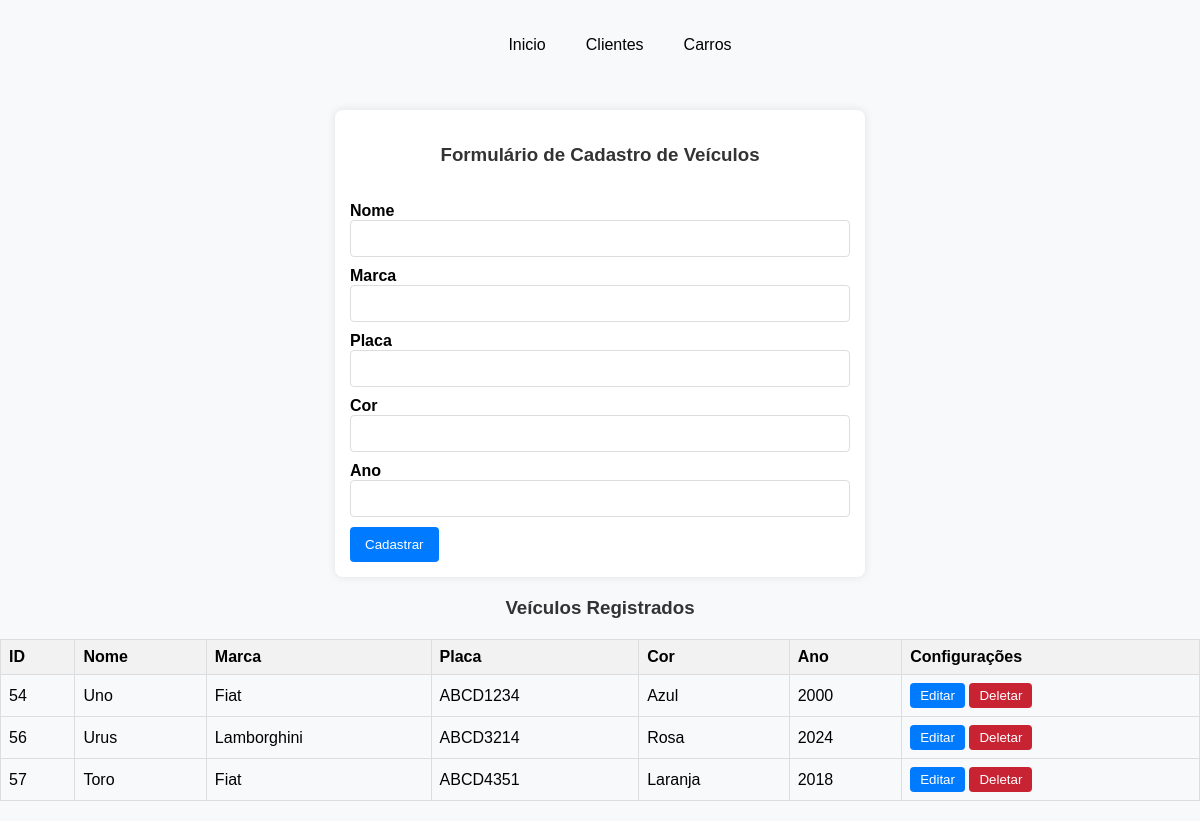
/core/carros, run on the app's committed database.
### core/models.py (models this page shows, shortened)
class Carro(models.Model):
    nome = models.CharField(max_length=50, null=False, default="")
    marca = models.CharField(max_length=100, null=False, default="")
    placa = models.CharField(max_length=8, null=False, default="", unique=True)
    cor = models.CharField(max_length=20, null=False, default="")
    ano = models.IntegerField(null=False)
    cliente = models.ForeignKey(to='Cliente', on_delete=models.CASCADE, null=True)

### core/views.py (the view)
# urls.py: path('carros', views.homeCarros, name="homeCarros"),
def homeCarros(request):
    carros = Carro.objects.all()
    return render(request, "carros.html", {'carros': carros})

### core/static/templates/carros.html (shortened to what this page needs)
{% extends 'base.html' %}
{% block body %}
<div class="formulario">
  <form name="formulario-cadastro" action="{% url 'salvar' %}" method="post">
    <h3>Formulário de Cadastro de Veículos</h3>
    <br>
    <label for="nome"><strong>Nome</strong></label>
    <input type="text" name="nome" required>
    <label for="marca"><strong>Marca</strong></label>
    <input type="text" name="marca" required>
    <label for="placa"><strong>Placa</strong></label>
    <input type="text" name="placa" required>
    <label for="cor"><strong>Cor</strong></label>
    <input type="text" name="cor" required>
    <label for="ano"><strong>Ano</strong></label>
    <input type="text" name="ano" required>
    <button type="submit">Cadastrar</button>
  </form>
</div>
<div class="Tabela">
  <h3>Veículos Registrados</h3>
  <table>
    <thead>
      <tr>
        <th>ID</th>
        <th>Nome</th>
        <th>Marca</th>
        <th>Placa</th>
        <th>Cor</th>
        <th>Ano</th>
        <th>Configurações</th>
      </tr>
    </thead>
    <tbody>
      {% for carro in carros %}
      <tr>
        <td>{{ carro.id }}</td>
        <td>{{ carro.nome }}</td>
        <td>{{ carro.marca }}</td>
        <td>{{ carro.placa }}</td>
        <td>{{ carro.cor }}</td>
        <td>{{ carro.ano }}</td>
        <td>
          <a href="{% url 'editarCarro' carro.id %}">
            <button class="botoes" id="editar">Editar</button>
          </a>
          <a href="{% url 'delete' carro.id %}">
            <button class="botoes" id="deletar">Deletar</button>
          </a>
        </td>
      </tr>
      {% endfor %}
    </tbody>
  </table>
</div>
{% endblock %}

### core/static/css/base.css (style rules this page uses)
body { font-family: Arial, sans-serif; margin: 0; padding: 0; background-color: #f8f9fa; }
h1, h3 { text-align: center; color: #333; }
a { color: #007bff; text-decoration: none; }
table { border-collapse: collapse; width: 100%; text-align: left; margin: 20px 0; }
th, td { border: 1px solid #ddd; padding: 8px; }
thead tr { background-color: #f2f2f2; }
.botoes { color: #fff; border: none; padding: 5px 10px; border-radius: 4px; cursor: pointer; }
#editar { background-color: #007bff; }
#deletar { background-color: #c82333; }
form { max-width: 500px; margin: 20px auto; padding: 15px; background-color: #fff; border-radius: 8px; box-shadow: 0 0 10px rgba(0, 0, 0, 0.1); }
form input[type="text"] { width: calc(100% - 22px); padding: 10px; margin-bottom: 10px; border: 1px solid #ddd; border-radius: 4px; }
form button { padding: 10px 15px; background-color: #007bff; color: white; border: none; border-radius: 4px; cursor: pointer; }

### core/static/css/general.css (style rules this page uses)
:root { --primary-color: #007bff; --primary-hover-color: #0056b3; --secondary-color: #333; --background-color: #f8f9fa; --border-color: #ddd; --error-color: #c82333; --error-hover-color: #a40918; --link-color: #007bff; --link-hover-color: #0056b3; --font-family: Arial, sans-serif; --font-size-base: 16px; --heading-color: #333; --spacing-small: 5px; --spacing-medium: 10px; --spacing-large: 20px; --border-radius: 4px; }

### data on the page
Carro: id "54", nome "Uno", marca "Fiat", placa "ABCD1234", cor "Azul", ano "2000"
Carro: id "56", nome "Urus", marca "Lamborghini", placa "ABCD3214", cor "Rosa", ano "2024"
Carro: id "57", nome "Toro", marca "Fiat", placa "ABCD4351", cor "Laranja", ano "2018"
